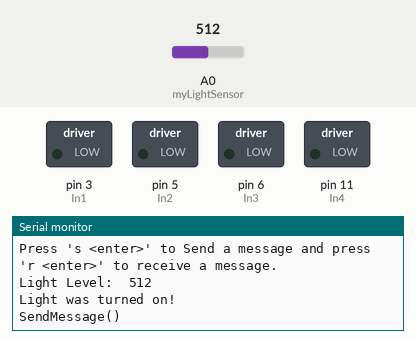
This sketch was run on a simulated Arduino Uno, built with avr-gcc and run on an emulated ATmega328P. On the bench: switched loads named in the sketch (green lamp = pin HIGH), the last lines printed to the serial monitor. The inputs (shaded band) are chosen by the test bench; at power-on: A0 (myLightSensor) = 512. The modem accepts every AT command (registered, SIM ready, sends succeed) and sends nothing else.

Above: at 1.3 s.
1.4 s: A0 (myLightSensor) set to 110
At 5.6 s:
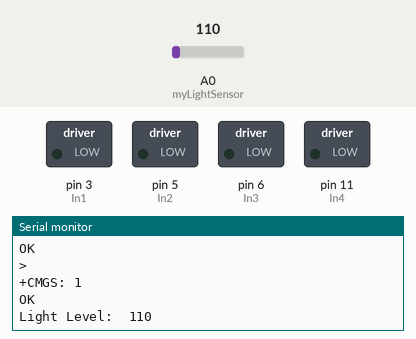
5.7 s: A0 (myLightSensor) set to 95
At 10.2 s:
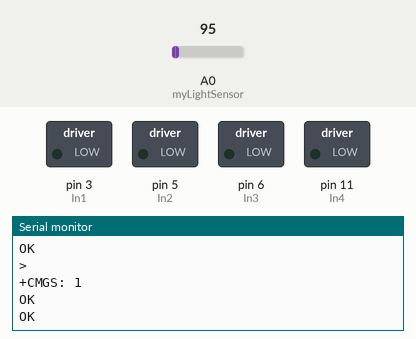
Timing chart, 0 to 11.7 s (numbered marks = the images above; inputs shaded):
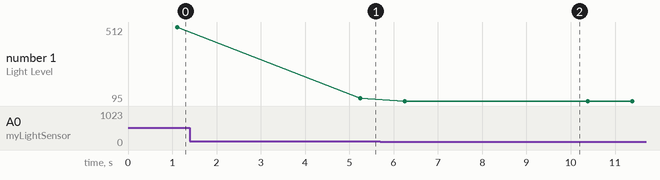

Measured:
- the behaviour switches between 101 and 100 on A0 (myLightSensor) (found by bisection; images 1 and 2)
- after the input at 1.4 s, the serial monitor: prints a new line after 3.9 s (image 1)
- after the input at 5.7 s, the serial monitor: prints a new line after 0.55 s (image 2)
- plotted number 1: 512 → 110 after the input at 1.4 s, 110 → 95 after the input at 5.7 s

The sketch:

SMS_Light_Sensor.ino
```cpp
/*
STEM Center USA, Inc.
Pi-Bot: Motor Test Program using Function Calls
*/

#include <SoftwareSerial.h>

const int myRx = 7;  // Shield: Rx=7, Tx=8
const int myTx = 8;  // Board:  Rx=4, Tx=2
const int myLightSensor = 0;
int light_level;
int light_on;

char inputBuffer[256];

SoftwareSerial mySerial(myRx, myTx);

const int In1 = 3;
const int In2 = 5;
const int In3 = 6;
const int In4 = 11;


void setup()
{
  // initialize the pins an output:
  pinMode(In1, OUTPUT);
  pinMode(In2, OUTPUT);
  pinMode(In3, OUTPUT);
  pinMode(In4, OUTPUT);

  pinMode(myRx, INPUT_PULLUP);
  pinMode(myTx, OUTPUT);
  pinMode(myLightSensor, INPUT);

  mySerial.begin(19200);
  Serial.begin(19200);
  delay(100);

  mySerial.println("AT+IPR=19200");

  Serial.println ("Press \'s <enter>\' to Send a message and press \'r <enter>\' to receive a message.");

}
void loop()
{

  delay (1000);
  light_level = analogRead(myLightSensor);

  Serial.print("Light Level:  ");
  Serial.print(light_level);
  Serial.println();


  if (light_level > 100)
  {
      if (light_on == 0)
      {
          light_on = 1;
          Serial.println("Light was turned on!");
          SendOnMessage();
      }
  }
  else
  {
      if (light_on == 1)
      {
          light_on = 0;
          Serial.println("Light was turned off!");
          SendOffMessage();
      }
  }


  int speed1, speed2;
  int delayTime;
  speed1 = 150;
  speed2 = 150;

  if (Serial.available() > 0)
  {
     switch(Serial.read())
     {
        case 's':
          Serial.println("Send Message.");
          SendMessage();
          break;
        case 'r':
          Serial.println("Receive Message.");
          ReceiveMessage();
          break;
    }
  }


  if (mySerial.available()>0)
  {
      mySerial.readBytes(inputBuffer, 255);
      Serial.write(inputBuffer);
  }

  /*
        forward(speed1, speed2);
        delay(2000);
        stopNow();
        delay(1000);
        reverse(speed1, speed2);
        delay(1000);
        stopNow();
        delay(1000);
        */

}


void forward(int speed1, int speed2)
{
analogWrite(In4, 0);
analogWrite(In3, speed1);
analogWrite(In2, 0);
analogWrite(In1, speed2);
}
void reverse (int speed1, int speed2)
{
analogWrite(In4, speed1);
analogWrite(In3, 0);
analogWrite(In2, speed2);
analogWrite(In1, 0);
return;
}
void stopNow()
{
analogWrite(In4, 0);
analogWrite(In3, 0);
analogWrite(In2, 0);
analogWrite(In1, 0);
return;
}

void SendMessage()
{
  Serial.println("SendMessage()");
  mySerial.println("AT+CMGF=1");    //Sets the GSM Module in Text Mode
  delay(1000);  // Delay of 1000 milli seconds or 1 second
  mySerial.println("AT+CMGS=\"xxxxxxxxxx\"\r"); // Replace x with mobile number
  delay(500);
  mySerial.println("ur bad");// The SMS text you want to send
  delay(500);
   mySerial.println((char)26);// ASCII code of CTRL+Z
  delay(100);
}


void SendOnMessage()
{
  Serial.println("SendMessage()");
  mySerial.println("AT+CMGF=1");    //Sets the GSM Module in Text Mode
  delay(1000);  // Delay of 1000 milli seconds or 1 second
  mySerial.println("AT+CMGS=\"xxxxxxxxxx\"\r"); // Replace x with mobile number
  delay(500);
  mySerial.println("Light was turned on!");// The SMS text you want to send
  delay(500);
   mySerial.println((char)26);// ASCII code of CTRL+Z
  delay(100);
}


void SendOffMessage()
{
  Serial.println("SendMessage()");
  mySerial.println("AT+CMGF=1");    //Sets the GSM Module in Text Mode
  delay(1000);  // Delay of 1000 milli seconds or 1 second
  mySerial.println("AT+CMGS=\"xxxxxxxxxx\"\r"); // Replace x with mobile number
  delay(500);
  mySerial.println("Light was turned off!");// The SMS text you want to send
  delay(500);
   mySerial.println((char)26);// ASCII code of CTRL+Z
  delay(100);
}


void ReceiveMessage()
{
  Serial.println("ReceiveMessage()");
  mySerial.println("AT+CNMI=2,2,0,0,0"); // AT Command to receive a live SMS
  delay(1000);
 }


void GetTime()
{
   mySerial.println("AT+CLTS=");
   delay(1000);
}
```
